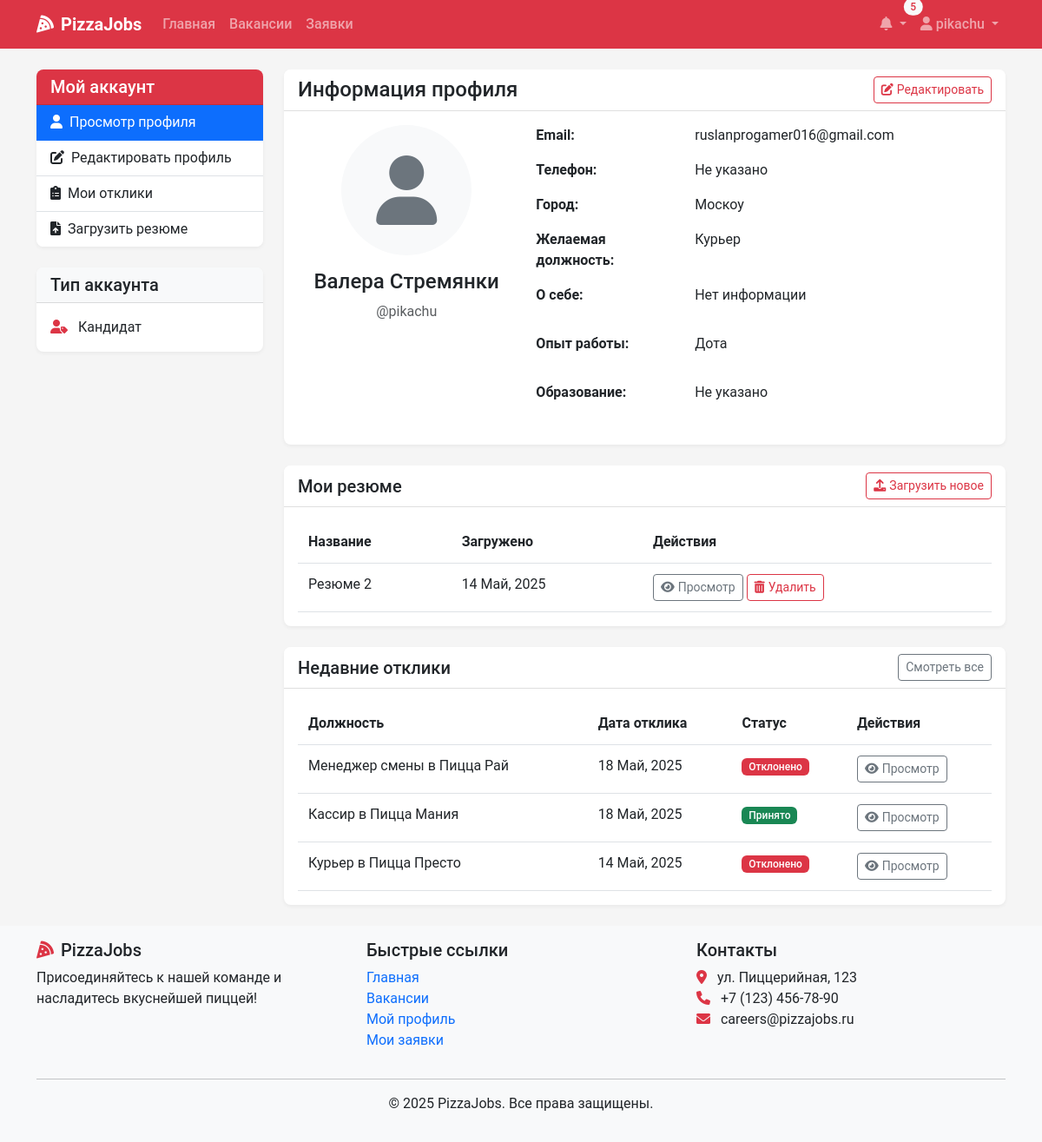
Before: /profile/ (signed in) with the older database file.
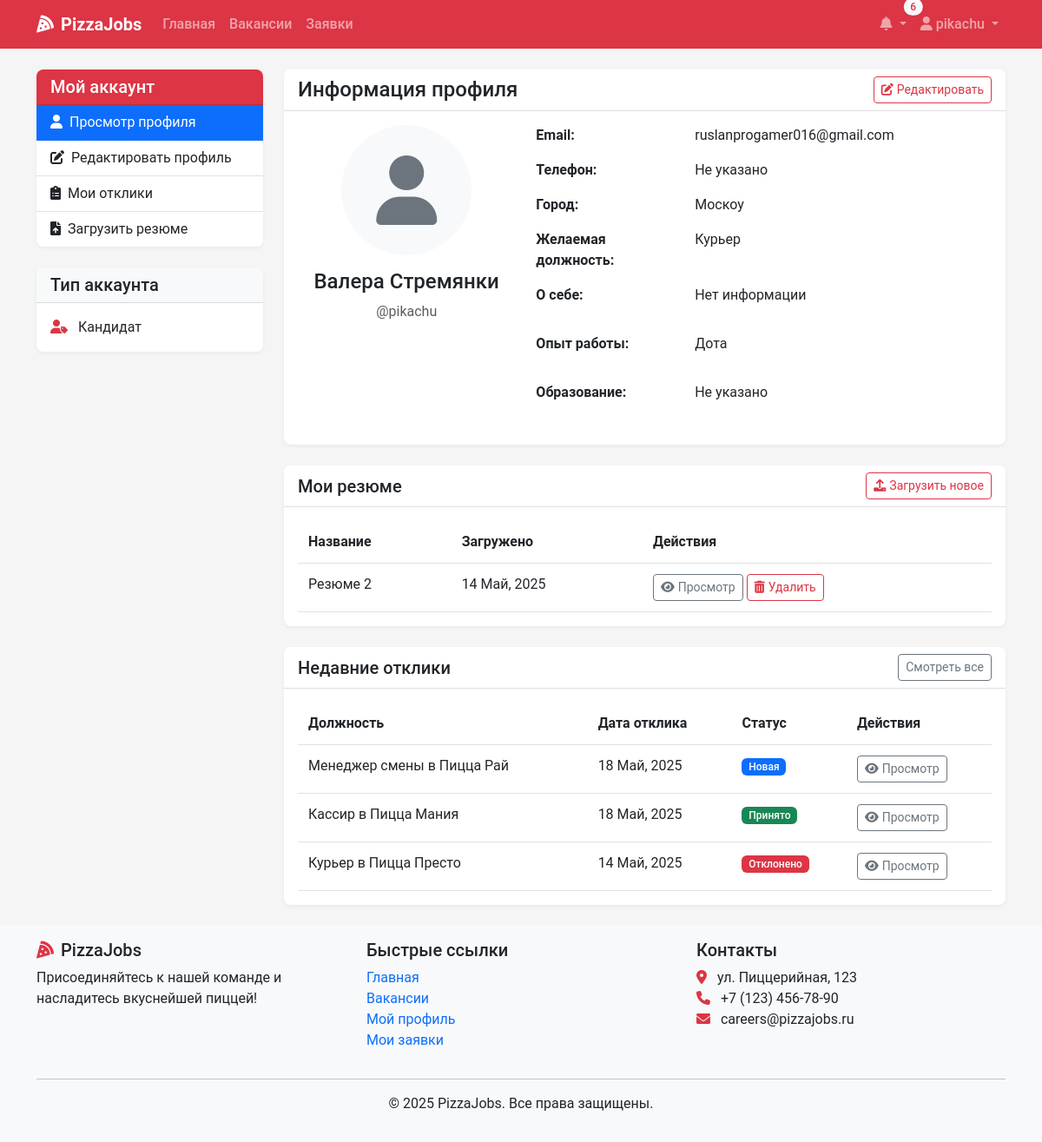
After: the same page with the newer database file.
### recruitment/models.py (models this page shows, shortened)
class Application(models.Model):
    vacancy = models.ForeignKey(Vacancy, on_delete=models.CASCADE, related_name='applications')
    user = models.ForeignKey(User, on_delete=models.CASCADE, related_name='applications')
    resume = models.ForeignKey(Resume, on_delete=models.SET_NULL, null=True, blank=True, related_name='applications')
    cover_letter = models.TextField(blank=True, null=True)
    status = models.CharField(max_length=20, choices=ApplicationStatus.choices, default=ApplicationStatus.NEW)
    applied_at = models.DateTimeField(auto_now_add=True)
    updated_at = models.DateTimeField(auto_now=True)

class Vacancy(models.Model):
    title = models.CharField(max_length=100)
    position_type = models.ForeignKey(PositionType, on_delete=models.CASCADE, related_name='vacancies')
    restaurants = models.ManyToManyField(Restaurant, related_name='vacancies')
    description = models.TextField()
    requirements = models.TextField()
    responsibilities = models.TextField()
    conditions = models.TextField()
    salary_min = models.DecimalField(max_digits=10, decimal_places=2, null=True, blank=True)
    salary_max = models.DecimalField(max_digits=10, decimal_places=2, null=True, blank=True)
    is_active = models.BooleanField(default=True)
    created_at = models.DateTimeField(auto_now_add=True)
    updated_at = models.DateTimeField(auto_now=True)
    created_by = models.ForeignKey(User, on_delete=models.SET_NULL, null=True, related_name='created_vacancies')
    class Meta:
        verbose_name_plural = "Vacancies"

### recruitment/views.py (the view)
# urls.py: path('profile/', views.view_profile, name='view_profile'),
@login_required
def view_profile(request):
    user_profile = get_object_or_404(UserProfile, user=request.user)
    resumes = Resume.objects.filter(user=request.user, is_active=True)
    applications = []
    if user_profile.role == UserRole.CANDIDATE:
        applications = Application.objects.filter(user=request.user).order_by('-applied_at')
    context = {
        'profile': user_profile,
        'resumes': resumes,
        'applications': applications,
    }
    return render(request, 'profile/view.html', context)

### recruitment/context_processors.py (called while the page is built)
def notifications_processor(request):
    if request.user.is_authenticated:
        unread_count = Notification.objects.filter(user=request.user, read=False).count()
        latest_notifs = Notification.objects.filter(user=request.user).order_by('-created_at')[:5]
    else:
        unread_count = 0
        latest_notifs = []
    return {
        'unread_count': unread_count,
        'latest_notifications': latest_notifs,
    }

### templates/profile/view.html (shortened to what the changed rows need)
{% extends 'base.html' %}
{% block content %}
<div class="container">
    <div class="row">
        <div class="col-lg-9">
            <div class="card shadow-sm mb-4">
                <div class="card-header bg-white d-flex justify-content-between align-items-center">
                    <h2 class="card-title h4 mb-0">Информация профиля</h2>
                </div>
            </div>
            {% if profile.role == 'CANDIDATE' %}
                <div class="card shadow-sm mb-4">
                    <div class="card-body">
                        {% if resumes %}
                            <div class="table-responsive">
                                <table class="table table-hover">
                                    <thead>
                                        <tr>
                                            <th>Название</th>
                                            <th>Загружено</th>
                                            <th>Действия</th>
                                        </tr>
                                    </thead>
                                </table>
                            </div>
                        {% else %}
                            <div class="alert alert-info">
                                <i class="fas fa-info-circle me-2"></i>Вы ещё не загрузили ни одного резюме.
                                <a href="{% url 'upload_resume' %}" class="alert-link">Загрузите своё первое резюме</a>, чтобы откликаться на вакансии.
                            </div>
                        {% endif %}
                    </div>
                </div>
                <div class="card shadow-sm">
                    <div class="card-body">
                        {% if applications %}
                            <div class="table-responsive">
                                <table class="table table-hover">
                                    <thead>
                                        <tr>
                                            <th>Должность</th>
                                            <th>Дата отклика</th>
                                            <th>Статус</th>
                                            <th>Действия</th>
                                        </tr>
                                    </thead>
                                    <tbody>
                                        {% for application in applications|slice:":5" %}
                                            <tr>
                                                <td>{{ application.vacancy.title }}</td>
                                                <td>{{ application.applied_at|date:"d M, Y" }}</td>
                                                <td>
                                                    <span class="badge {% if application.status == 'NEW' %}bg-primary{% elif application.status == 'REVIEWING' %}bg-info{% elif application.status == 'INTERVIEW_SCHEDULED' %}bg-warning{% elif application.status == 'ACCEPTED' %}bg-success{% elif application.status == 'REJECTED' %}bg-danger{% else %}bg-secondary{% endif %}">
                                                        {{ application.get_status_display }}
                                                    </span>
                                                </td>
                                                <td>
                                                    <a href="{% url 'application_detail' application.id %}" class="btn btn-sm btn-outline-secondary">
                                                        <i class="fas fa-eye me-1"></i>Просмотр
                                                    </a>
                                                </td>
                                            </tr>
                                        {% endfor %}
                                    </tbody>
                                </table>
                            </div>
                        {% else %}
                            <div class="alert alert-info">
                                <i class="fas fa-info-circle me-2"></i>Вы ещё не откликались на вакансии.
                                <a href="{% url 'vacancy_list' %}" class="alert-link">Просмотрите доступные вакансии</a> и найдите подходящую работу.
                            </div>
                        {% endif %}
                    </div>
                </div>
            {% endif %}
        </div>
    </div>
</div>
{% endblock %}

### templates/base.html (shortened to what the changed rows need)
<!DOCTYPE html>
<html lang="ru">
<head>
    <link href="https://cdn.jsdelivr.net/npm/bootstrap@5.3.0-alpha1/dist/css/bootstrap.min.css" rel="stylesheet">
    <link rel="stylesheet" href="https://cdnjs.cloudflare.com/ajax/libs/font-awesome/6.0.0/css/all.min.css">
    <link rel="stylesheet" href="/static/css/main.css">
</head>
<body>
    <nav class="navbar navbar-expand-lg navbar-dark bg-danger sticky-top">
        <div class="container">
            <div class="collapse navbar-collapse" id="navbarNav">
                <ul class="navbar-nav">
                    {% if user.is_authenticated %}
                        <li class="nav-item dropdown">
                            <a class="nav-link dropdown-toggle position-relative" href="#" id="notificationDropdown" role="button" data-bs-toggle="dropdown">
                                <i class="fas fa-bell"></i>
                                {% if unread_count %}
                                    <span class="badge rounded-pill bg-light text-danger position-absolute top-0 start-100 translate-middle">
                                        {{ unread_count }}
                                    </span>
                                {% endif %}
                            </a>
                        </li>
                    {% endif %}
                </ul>
            </div>
        </div>
    </nav>
    <main class="py-4">
        {% block content %}{% endblock %}
    </main>
</body>
</html>

Changed rows visible on the page:
changed Application "Менеджер смены в Пицца Рай": status "Отклонено" → "Новая"
Other visible differences:
{{ unread_count }}: "5" → "6"
